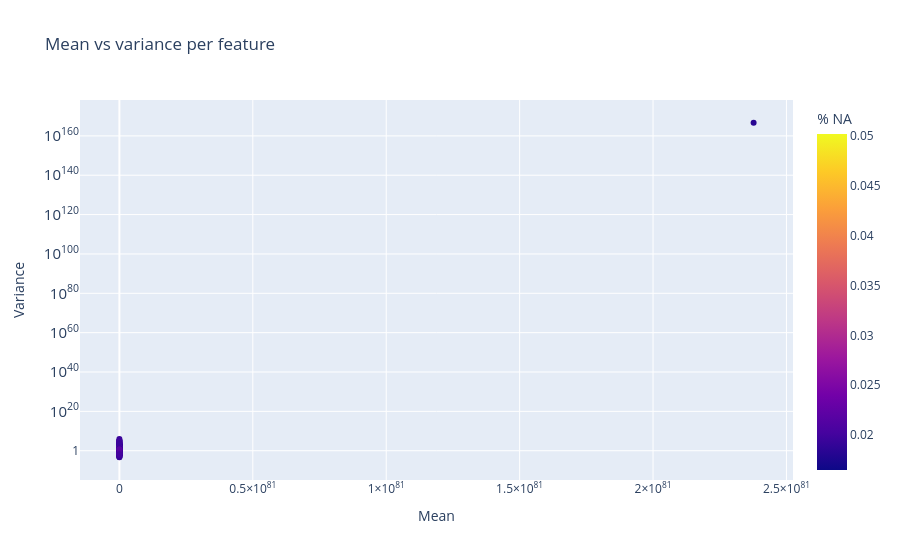

Notebook code for this chart:
### Code cell
x_stats(X)

### Figure 1 — Plotly figure (JSON) as saved in the notebook; plotly's stock layout.template omitted (floating-point values rounded to 4 significant figures; data arrays with more than 128 entries replaced by an {"elided": "..."} marker saying what was removed)
{"data": [{"customdata": {"elided": "207x2 float values"}, "hovertemplate": "<b>%{hovertext}</b><br><br>Mean=%{x}<br>Variance=%{y}<br>n_na=%{customdata[0]}<br>% NA=%{marker.color:.2f}<extra></extra>", "hovertext": {"elided": "207 str values"}, "legendgroup": "", "marker": {"color": {"elided": "207 float values"}, "coloraxis": "coloraxis", "symbol": "circle"}, "mode": "markers", "name": "", "orientation": "v", "showlegend": false, "type": "scatter", "x": {"elided": "207 float values"}, "xaxis": "x", "y": {"elided": "207 float values"}, "yaxis": "y"}], "layout": {"coloraxis": {"colorbar": {"title": {"text": "% NA"}}, "colorscale": [[0, "#0d0887"], [0.1111, "#46039f"], [0.2222, "#7201a8"], [0.3333, "#9c179e"], [0.4444, "#bd3786"], [0.5556, "#d8576b"], [0.6667, "#ed7953"], [0.7778, "#fb9f3a"], [0.8889, "#fdca26"], [1, "#f0f921"]]}, "legend": {"tracegroupgap": 0}, "title": {"text": "Mean vs variance per feature"}, "xaxis": {"anchor": "y", "domain": [0, 1], "title": {"text": "Mean"}}, "yaxis": {"anchor": "x", "domain": [0, 1], "title": {"text": "Variance"}, "type": "log"}}}
